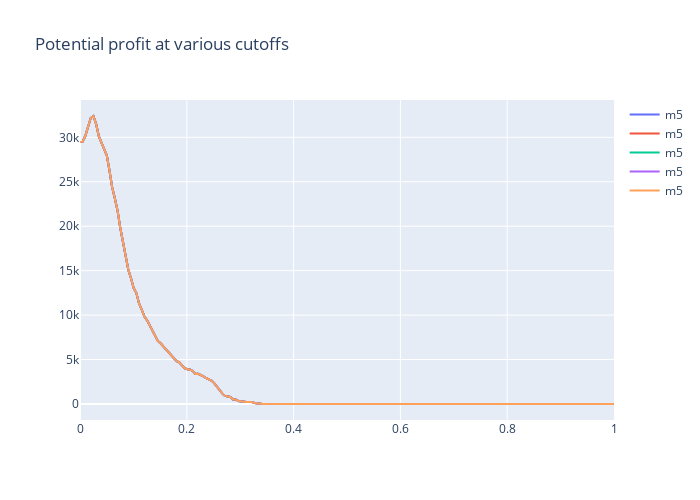

Write notebook code for a chart like this one.
### Markdown cell above
##### Upgraded history

### Code cell
fig = go.Figure()

for res in models:

    fig.add_trace(
        go.Scatter(
            x=dfprofit['threshold'], 
            y=dfprofit[model_key + '_profit'],
            mode='lines',
            name=model_key
        )
    )
    
fig.update_layout(
    width=700, height=500,
    title='Potential profit at various cutoffs'
)
    
fig.show()

### Figure 1 — Plotly figure (JSON) as saved in the notebook; plotly's stock layout.template omitted (floating-point values rounded to 4 significant figures; data arrays with more than 128 entries replaced by an {"elided": "..."} marker saying what was removed)
{"data": [{"mode": "lines", "name": "m5", "type": "scatter", "x": {"elided": "200 float values"}, "y": {"elided": "200 float values"}}, {"mode": "lines", "name": "m5", "type": "scatter", "x": {"elided": "200 float values"}, "y": {"elided": "200 float values"}}, {"mode": "lines", "name": "m5", "type": "scatter", "x": {"elided": "200 float values"}, "y": {"elided": "200 float values"}}, {"mode": "lines", "name": "m5", "type": "scatter", "x": {"elided": "200 float values"}, "y": {"elided": "200 float values"}}, {"mode": "lines", "name": "m5", "type": "scatter", "x": {"elided": "200 float values"}, "y": {"elided": "200 float values"}}], "layout": {"height": 500, "title": {"text": "Potential profit at various cutoffs"}, "width": 700, "xaxis": {"autorange": true, "range": [0, 1], "type": "linear"}, "yaxis": {"autorange": true, "range": [-1801.0, 34200.0], "type": "linear"}}}
